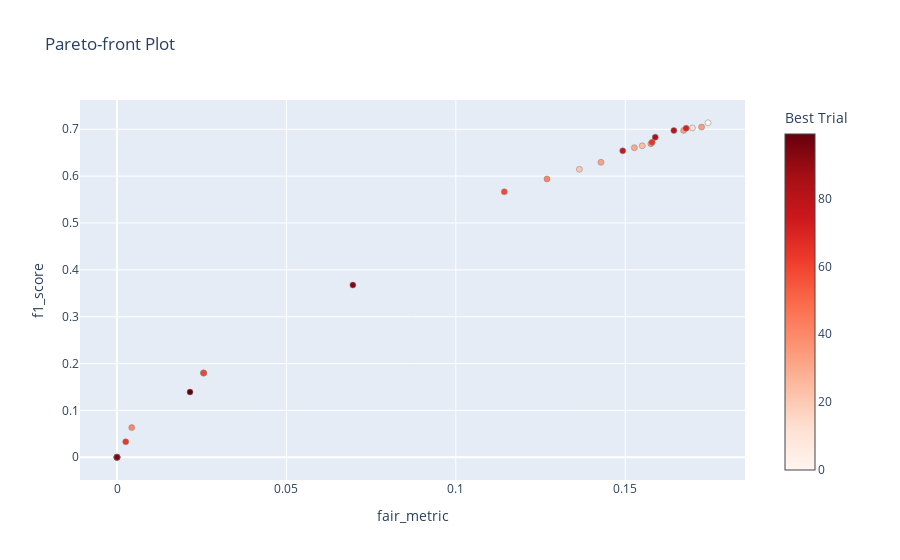

Notebook code for this chart:
### Code cell
optuna.visualization.plot_pareto_front(results, target_names=["fair_metric", "f1_score"], include_dominated_trials = False)

### Figure 1 — Plotly figure (JSON) as saved in the notebook; plotly's stock layout.template omitted (floating-point values rounded to 4 significant figures)
{"data": [{"hovertemplate": "%{text}<extra>Trial</extra>", "marker": {"color": [], "colorbar": {"title": {"text": "Trial"}}, "colorscale": [[0, "rgb(247,251,255)"], [0.125, "rgb(222,235,247)"], [0.25, "rgb(198,219,239)"], [0.375, "rgb(158,202,225)"], [0.5, "rgb(107,174,214)"], [0.625, "rgb(66,146,198)"], [0.75, "rgb(33,113,181)"], [0.875, "rgb(8,81,156)"], [1, "rgb(8,48,107)"]], "line": {"color": "Grey", "width": 0.5}}, "mode": "markers", "showlegend": false, "text": [], "type": "scatter", "x": [], "y": []}, {"hovertemplate": "%{text}<extra>Best Trial</extra>", "marker": {"color": [0, 12, 21, 22, 23, 24, 25, 26, 30, 32, 33, 34, 37, 38, 40, 42, 49, 54, 58, 59, 63, 64, 66, 70, 75, 76, 80, 83, 85, 93, 95, 99], "colorbar": {"title": {"text": "Best Trial"}, "x": 1, "xpad": 40}, "colorscale": [[0, "rgb(255,245,240)"], [0.125, "rgb(254,224,210)"], [0.25, "rgb(252,187,161)"], [0.375, "rgb(252,146,114)"], [0.5, "rgb(251,106,74)"], [0.625, "rgb(239,59,44)"], [0.75, "rgb(203,24,29)"], [0.875, "rgb(165,15,21)"], [1, "rgb(103,0,13)"]], "line": {"color": "Grey", "width": 0.5}}, "mode": "markers", "showlegend": false, "text": ["{<br>  \"number\": 0,<br>  \"values\": [<br>    0.17441972789334534,<br>    0.713962759662385<br>  ],<br>  \"params\": {<br>    \"n_estimators\": 8669,<br>    \"num_leaves\": 270,<br>    \"max_depth\": 4,<br>    \"min_child_samples\": 17,<br>    \"learning_rate\": 0.0023968541035582405,<br>    \"boosting_type\": \"gbdt\"<br>  }<br>}", "{<br>  \"number\": 12,<br>  \"values\": [<br>    0.16980866191463653,<br>    0.702903178160778<br>  ],<br>  \"params\": {<br>    \"n_estimators\": 6506,<br>    \"num_leaves\": 83,<br>    \"max_depth\": 4,<br>    \"min_child_samples\": 53,<br>    \"learning_rate\": 0.0019756436972196054,<br>    \"boosting_type\": \"gbdt\"<br>  }<br>}", "{<br>  \"number\": 21,<br>  \"values\": [<br>    0.13646651205639118,<br>    0.6145768891765313<br>  ],<br>  \"params\": {<br>    \"n_estimators\": 4430,<br>    \"num_leaves\": 39,<br>    \"max_depth\": 2,<br>    \"min_child_samples\": 39,<br>    \"learning_rate\": 0.0004165224156703045,<br>    \"boosting_type\": \"gbdt\"<br>  }<br>}", "{<br>  \"number\": 22,<br>  \"values\": [<br>    0.0,<br>    0.0<br>  ],<br>  \"params\": {<br>    \"n_estimators\": 814,<br>    \"num_leaves\": 11,<br>    \"max_depth\": 2,<br>    \"min_child_samples\": 40,<br>    \"learning_rate\": 9.793940006456742e-05,<br>    \"boosting_type\": \"gbdt\"<br>  }<br>}", "{<br>  \"number\": 23,<br>  \"values\": [<br>    0.0,<br>    0.0<br>  ],<br>  \"params\": {<br>    \"n_estimators\": 4256,<br>    \"num_leaves\": 86,<br>    \"max_depth\": 9,<br>    \"min_child_samples\": 5,<br>    \"learning_rate\": 9.45698865465151e-05,<br>    \"boosting_type\": \"gbdt\"<br>  }<br>}", "{<br>  \"number\": 24,<br>  \"values\": [<br>    0.15502563297439062,<br>    0.6647885706871317<br>  ],<br>  \"params\": {<br>    \"n_estimators\": 1986,<br>    \"num_leaves\": 27,<br>    \"max_depth\": 2,<br>    \"min_child_samples\": 83,<br>    \"learning_rate\": 0.0034177571044390325,<br>    \"boosting_type\": \"gbdt\"<br>  }<br>}", "{<br>  \"number\": 25,<br>  \"values\": [<br>    0.025566693003403092,<br>    0.17983531381589635<br>  ],<br>  \"params\": {<br>    \"n_estimators\": 108,<br>    \"num_leaves\": 139,<br>    \"max_depth\": 10,<br>    \"min_child_samples\": 181,<br>    \"learning_rate\": 0.004485578493403646,<br>    \"boosting_type\": \"gbdt\"<br>  }<br>}", "{<br>  \"number\": 26,<br>  \"values\": [<br>    0.025566693003403092,<br>    0.17983531381589635<br>  ],<br>  \"params\": {<br>    \"n_estimators\": 96,<br>    \"num_leaves\": 246,<br>    \"max_depth\": 11,<br>    \"min_child_samples\": 182,<br>    \"learning_rate\": 0.004782651527519024,<br>    \"boosting_type\": \"gbdt\"<br>  }<br>}", "{<br>  \"number\": 30,<br>  \"values\": [<br>    0.1526991719378094,<br>    0.6607348877325039<br>  ],<br>  \"params\": {<br>    \"n_estimators\": 6523,<br>    \"num_leaves\": 55,<br>    \"max_depth\": 3,<br>    \"min_child_samples\": 32,<br>    \"learning_rate\": 0.0005736215295248563,<br>    \"boosting_type\": \"gbdt\"<br>  }<br>}", "{<br>  \"number\": 32,<br>  \"values\": [<br>    0.142827759684163,<br>    0.6295802608557208<br>  ],<br>  \"params\": {<br>    \"n_estimators\": 4820,<br>    \"num_leaves\": 451,<br>    \"max_depth\": 2,<br>    \"min_child_samples\": 82,<br>    \"learning_rate\": 0.0005035091706934204,<br>    \"boosting_type\": \"gbdt\"<br>  }<br>}", "{<br>  \"number\": 33,<br>  \"values\": [<br>    0.16723062299544503,<br>    0.6976319072755034<br>  ],<br>  \"params\": {<br>    \"n_estimators\": 2746,<br>    \"num_leaves\": 11,<br>    \"max_depth\": 5,<br>    \"min_child_samples\": 59,<br>    \"learning_rate\": 0.0026397169749371565,<br>    \"boosting_type\": \"gbdt\"<br>  }<br>}", "{<br>  \"number\": 34,<br>  \"values\": [<br>    0.1725256630185837,<br>    0.7047451959470531<br>  ],<br>  \"params\": {<br>    \"n_estimators\": 3684,<br>    \"num_leaves\": 10,<br>    \"max_depth\": 6,<br>    \"min_child_samples\": 9,<br>    \"learning_rate\": 0.0025199859616956504,<br>    \"boosting_type\": \"gbdt\"<br>  }<br>}", "{<br>  \"number\": 37,<br>  \"values\": [<br>    0.0,<br>    0.0<br>  ],<br>  \"params\": {<br>    \"n_estimators\": 244,<br>    \"num_leaves\": 967,<br>    \"max_depth\": 2,<br>    \"min_child_samples\": 80,<br>    \"learning_rate\": 0.0006054058139334268,<br>    \"boosting_type\": \"gbdt\"<br>  }<br>}", "{<br>  \"number\": 38,<br>  \"values\": [<br>    0.15755424660547385,<br>    0.6690480126302468<br>  ],<br>  \"params\": {<br>    \"n_estimators\": 1502,<br>    \"num_leaves\": 213,<br>    \"max_depth\": 5,<br>    \"min_child_samples\": 26,<br>    \"learning_rate\": 0.0017397727038292975,<br>    \"boosting_type\": \"gbdt\"<br>  }<br>}", "{<br>  \"number\": 40,<br>  \"values\": [<br>    0.004353716411654321,<br>    0.06324327530847504<br>  ],<br>  \"params\": {<br>    \"n_estimators\": 784,<br>    \"num_leaves\": 64,<br>    \"max_depth\": 3,<br>    \"min_child_samples\": 47,<br>    \"learning_rate\": 0.0005714316531411905,<br>    \"boosting_type\": \"gbdt\"<br>  }<br>}", "{<br>  \"number\": 42,<br>  \"values\": [<br>    0.12690456147009987,<br>    0.5939435873051668<br>  ],<br>  \"params\": {<br>    \"n_estimators\": 706,<br>    \"num_leaves\": 452,<br>    \"max_depth\": 13,<br>    \"min_child_samples\": 169,<br>    \"learning_rate\": 0.0015241913324514618,<br>    \"boosting_type\": \"gbdt\"<br>  }<br>}", "{<br>  \"number\": 49,<br>  \"values\": [<br>    0.0,<br>    0.0<br>  ],<br>  \"params\": {<br>    \"n_estimators\": 45,<br>    \"num_leaves\": 358,<br>    \"max_depth\": 17,<br>    \"min_child_samples\": 174,<br>    \"learning_rate\": 0.0023454317995926562,<br>    \"boosting_type\": \"gbdt\"<br>  }<br>}", "{<br>  \"number\": 54,<br>  \"values\": [<br>    0.0,<br>    0.0<br>  ],<br>  \"params\": {<br>    \"n_estimators\": 336,<br>    \"num_leaves\": 488,<br>    \"max_depth\": 11,<br>    \"min_child_samples\": 198,<br>    \"learning_rate\": 0.0007381193185356387,<br>    \"boosting_type\": \"gbdt\"<br>  }<br>}", "{<br>  \"number\": 58,<br>  \"values\": [<br>    0.11430299105319583,<br>    0.5665486074222064<br>  ],<br>  \"params\": {<br>    \"n_estimators\": 351,<br>    \"num_leaves\": 546,<br>    \"max_depth\": 8,<br>    \"min_child_samples\": 166,<br>    \"learning_rate\": 0.0027244950456493,<br>    \"boosting_type\": \"gbdt\"<br>  }<br>}", "{<br>  \"number\": 59,<br>  \"values\": [<br>    0.025566693003403092,<br>    0.17983531381589635<br>  ],<br>  \"params\": {<br>    \"n_estimators\": 152,<br>    \"num_leaves\": 878,<br>    \"max_depth\": 8,<br>    \"min_child_samples\": 155,<br>    \"learning_rate\": 0.002869251494683279,<br>    \"boosting_type\": \"goss\"<br>  }<br>}", "{<br>  \"number\": 63,<br>  \"values\": [<br>    0.002572506487153693,<br>    0.03294117647058824<br>  ],<br>  \"params\": {<br>    \"n_estimators\": 137,<br>    \"num_leaves\": 747,<br>    \"max_depth\": 11,<br>    \"min_child_samples\": 217,<br>    \"learning_rate\": 0.00320243774338019,<br>    \"boosting_type\": \"gbdt\"<br>  }<br>}", "{<br>  \"number\": 64,<br>  \"values\": [<br>    0.15792645265047825,<br>    0.672258447260181<br>  ],<br>  \"params\": {<br>    \"n_estimators\": 887,<br>    \"num_leaves\": 774,<br>    \"max_depth\": 7,<br>    \"min_child_samples\": 37,<br>    \"learning_rate\": 0.0026388349810496535,<br>    \"boosting_type\": \"gbdt\"<br>  }<br>}", "{<br>  \"number\": 66,<br>  \"values\": [<br>    0.0,<br>    0.0<br>  ],<br>  \"params\": {<br>    \"n_estimators\": 35,<br>    \"num_leaves\": 571,<br>    \"max_depth\": 8,<br>    \"min_child_samples\": 179,<br>    \"learning_rate\": 0.005054488971457161,<br>    \"boosting_type\": \"gbdt\"<br>  }<br>}", "{<br>  \"number\": 70,<br>  \"values\": [<br>    0.16795588102237324,<br>    0.7022439734857594<br>  ],<br>  \"params\": {<br>    \"n_estimators\": 1122,<br>    \"num_leaves\": 262,<br>    \"max_depth\": 10,<br>    \"min_child_samples\": 13,<br>    \"learning_rate\": 0.004448803899281715,<br>    \"boosting_type\": \"gbdt\"<br>  }<br>}", "{<br>  \"number\": 75,<br>  \"values\": [<br>    0.0,<br>    0.0<br>  ],<br>  \"params\": {<br>    \"n_estimators\": 57,<br>    \"num_leaves\": 102,<br>    \"max_depth\": 3,<br>    \"min_child_samples\": 289,<br>    \"learning_rate\": 0.0046061775046682026,<br>    \"boosting_type\": \"goss\"<br>  }<br>}", "{<br>  \"number\": 76,<br>  \"values\": [<br>    0.14925556609892165,<br>    0.6539343354877714<br>  ],<br>  \"params\": {<br>    \"n_estimators\": 307,<br>    \"num_leaves\": 204,<br>    \"max_depth\": 13,<br>    \"min_child_samples\": 38,<br>    \"learning_rate\": 0.005306327692142801,<br>    \"boosting_type\": \"gbdt\"<br>  }<br>}", "{<br>  \"number\": 80,<br>  \"values\": [<br>    0.1643452136532733,<br>    0.6973956077413781<br>  ],<br>  \"params\": {<br>    \"n_estimators\": 662,<br>    \"num_leaves\": 219,<br>    \"max_depth\": 9,<br>    \"min_child_samples\": 12,<br>    \"learning_rate\": 0.005395771649930106,<br>    \"boosting_type\": \"gbdt\"<br>  }<br>}", "{<br>  \"number\": 83,<br>  \"values\": [<br>    0.15885485209579214,<br>    0.6831723507571427<br>  ],<br>  \"params\": {<br>    \"n_estimators\": 844,<br>    \"num_leaves\": 168,<br>    \"max_depth\": 7,<br>    \"min_child_samples\": 16,<br>    \"learning_rate\": 0.0031533299143951766,<br>    \"boosting_type\": \"gbdt\"<br>  }<br>}", "{<br>  \"number\": 85,<br>  \"values\": [<br>    0.0,<br>    0.0<br>  ],<br>  \"params\": {<br>    \"n_estimators\": 25,<br>    \"num_leaves\": 171,<br>    \"max_depth\": 6,<br>    \"min_child_samples\": 165,<br>    \"learning_rate\": 0.005931100373748201,<br>    \"boosting_type\": \"goss\"<br>  }<br>}", "{<br>  \"number\": 93,<br>  \"values\": [<br>    0.06960939004752724,<br>    0.367440088275832<br>  ],<br>  \"params\": {<br>    \"n_estimators\": 402,<br>    \"num_leaves\": 133,<br>    \"max_depth\": 9,<br>    \"min_child_samples\": 269,<br>    \"learning_rate\": 0.0017119078007885736,<br>    \"boosting_type\": \"gbdt\"<br>  }<br>}", "{<br>  \"number\": 95,<br>  \"values\": [<br>    0.0,<br>    0.0<br>  ],<br>  \"params\": {<br>    \"n_estimators\": 250,<br>    \"num_leaves\": 135,<br>    \"max_depth\": 10,<br>    \"min_child_samples\": 286,<br>    \"learning_rate\": 0.001711874771890368,<br>    \"boosting_type\": \"gbdt\"<br>  }<br>}", "{<br>  \"number\": 99,<br>  \"values\": [<br>    0.02154880352231061,<br>    0.13920469212077152<br>  ],<br>  \"params\": {<br>    \"n_estimators\": 244,<br>    \"num_leaves\": 173,<br>    \"max_depth\": 10,<br>    \"min_child_samples\": 245,<br>    \"learning_rate\": 0.001998603746290704,<br>    \"boosting_type\": \"gbdt\"<br>  }<br>}"], "type": "scatter", "x": [0.1744, 0.1698, 0.1365, 0, 0, 0.155, 0.02557, 0.02557, 0.1527, 0.1428, 0.1672, 0.1725, 0, 0.1576, 0.004354, 0.1269, 0, 0, 0.1143, 0.02557, 0.002573, 0.1579, 0, 0.168, 0, 0.1493, 0.1643, 0.1589, 0, 0.06961, 0, 0.02155], "y": [0.714, 0.7029, 0.6146, 0, 0, 0.6648, 0.1798, 0.1798, 0.6607, 0.6296, 0.6976, 0.7047, 0, 0.669, 0.06324, 0.5939, 0, 0, 0.5665, 0.1798, 0.03294, 0.6723, 0, 0.7022, 0, 0.6539, 0.6974, 0.6832, 0, 0.3674, 0, 0.1392]}], "layout": {"title": {"text": "Pareto-front Plot"}, "xaxis": {"title": {"text": "fair_metric"}}, "yaxis": {"title": {"text": "f1_score"}}}}
